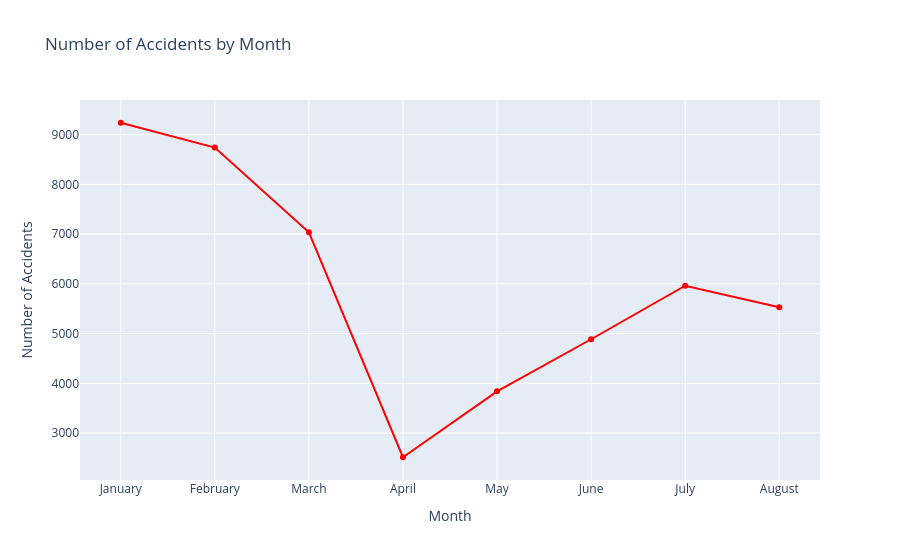

Notebook cell for this chart:
### Code cell
fig = px.line(
    line_chart,
    x = "MONTH",
    y = "COUNT",
    markers = True,
    title = "Number of Accidents by Month",
    color_discrete_sequence = ["red"],
    labels = {
        "MONTH" : "Month",
        "COUNT": "Number of Accidents"
    }
)
fig.update_layout(plot_bgcolor = "light gray")
fig.show()

### Figure 1 — Plotly figure (JSON) as saved in the notebook; plotly's stock layout.template omitted (floating-point values rounded to 4 significant figures)
{"data": [{"hovertemplate": "Month=%{x}<br>Number of Accidents=%{y}<extra></extra>", "legendgroup": "", "line": {"color": "red", "dash": "solid"}, "marker": {"symbol": "circle"}, "mode": "lines+markers", "name": "", "orientation": "v", "showlegend": false, "type": "scatter", "x": ["January", "February", "March", "April", "May", "June", "July", "August"], "xaxis": "x", "y": [9240, 8740, 7037, 2513, 3838, 4886, 5962, 5530], "yaxis": "y"}], "layout": {"legend": {"tracegroupgap": 0}, "plot_bgcolor": "light gray", "title": {"text": "Number of Accidents by Month"}, "xaxis": {"anchor": "y", "domain": [0, 1], "title": {"text": "Month"}}, "yaxis": {"anchor": "x", "domain": [0, 1], "title": {"text": "Number of Accidents"}}}}
